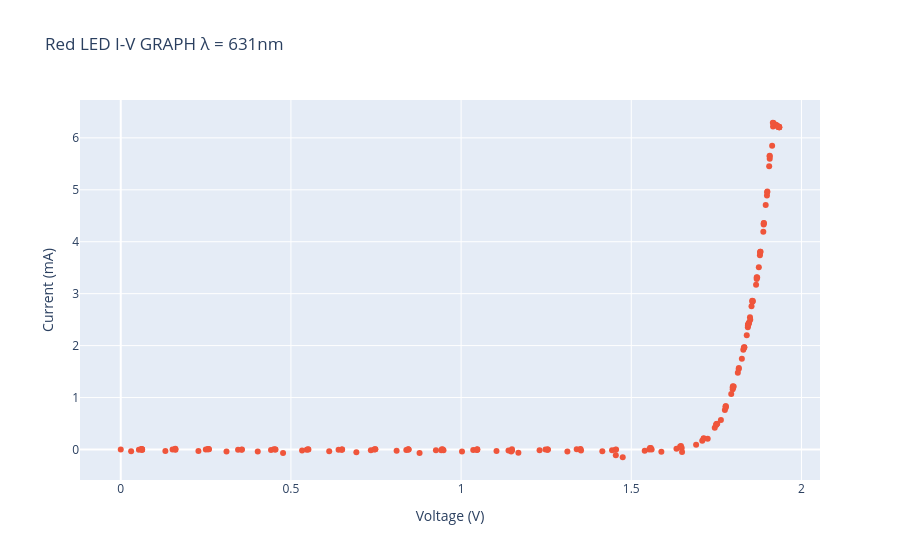

Notebook code cell kept with this figure:
### Markdown cell above
### Red LED Data Analysis 🔴

### Code cell
redData = pd.read_csv('RealData/redLEDData.csv').drop_duplicates()
wavelength=631E-9
print(redData.count())
fig = px.scatter(
    redData,
    x="Voltage (V)",
    y="Current (mA)",
    title="Red LED I-V GRAPH λ = 631nm ",
    color_discrete_sequence=['#EF553B']
)
fig.show()

linearRegionValue = 1.82
linear = redData[redData["Voltage (V)"] > linearRegionValue]
Rm,Rc=np.polyfit(linear["Voltage (V)"],linear["Current (mA)"],1)
print("-----------------------------------------------")
print(f"Linear Region Regression Line:y={Rm}x+{Rc}")
print(f"Voltage (V) {-Rc/Rm}")
h= (sci.constants.e * (-Rc/Rm)*wavelength)/(sci.constants.c)
percentDiff = (sci.constants.h-h)/(sci.constants.h)*100
print(f"Approximate Value of h: {h} , {round (percentDiff, 2)}%")
print("-----------------------------------------------")

### Figure 1 — Plotly figure (JSON) as saved in the notebook; plotly's stock layout.template omitted (floating-point values rounded to 4 significant figures; data arrays with more than 128 entries replaced by an {"elided": "..."} marker saying what was removed)
{"data": [{"hovertemplate": "Voltage (V)=%{x}<br>Current (mA)=%{y}<extra></extra>", "legendgroup": "", "marker": {"color": "#EF553B", "symbol": "circle"}, "mode": "markers", "name": "", "orientation": "v", "showlegend": false, "type": "scatter", "x": {"elided": "181 float values"}, "xaxis": "x", "y": {"elided": "181 float values"}, "yaxis": "y"}], "layout": {"legend": {"tracegroupgap": 0}, "title": {"text": "Red LED I-V GRAPH λ = 631nm "}, "xaxis": {"anchor": "y", "domain": [0, 1], "title": {"text": "Voltage (V)"}}, "yaxis": {"anchor": "x", "domain": [0, 1], "title": {"text": "Current (mA)"}}}}
